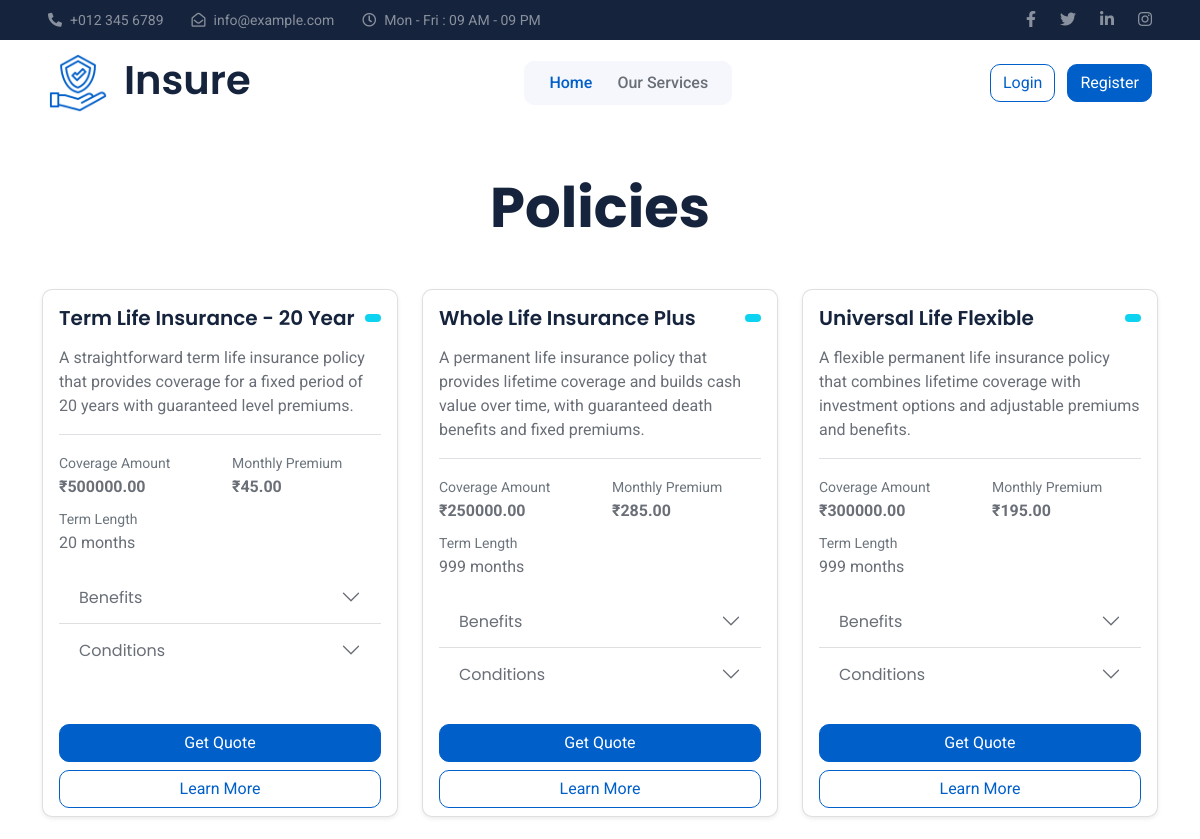
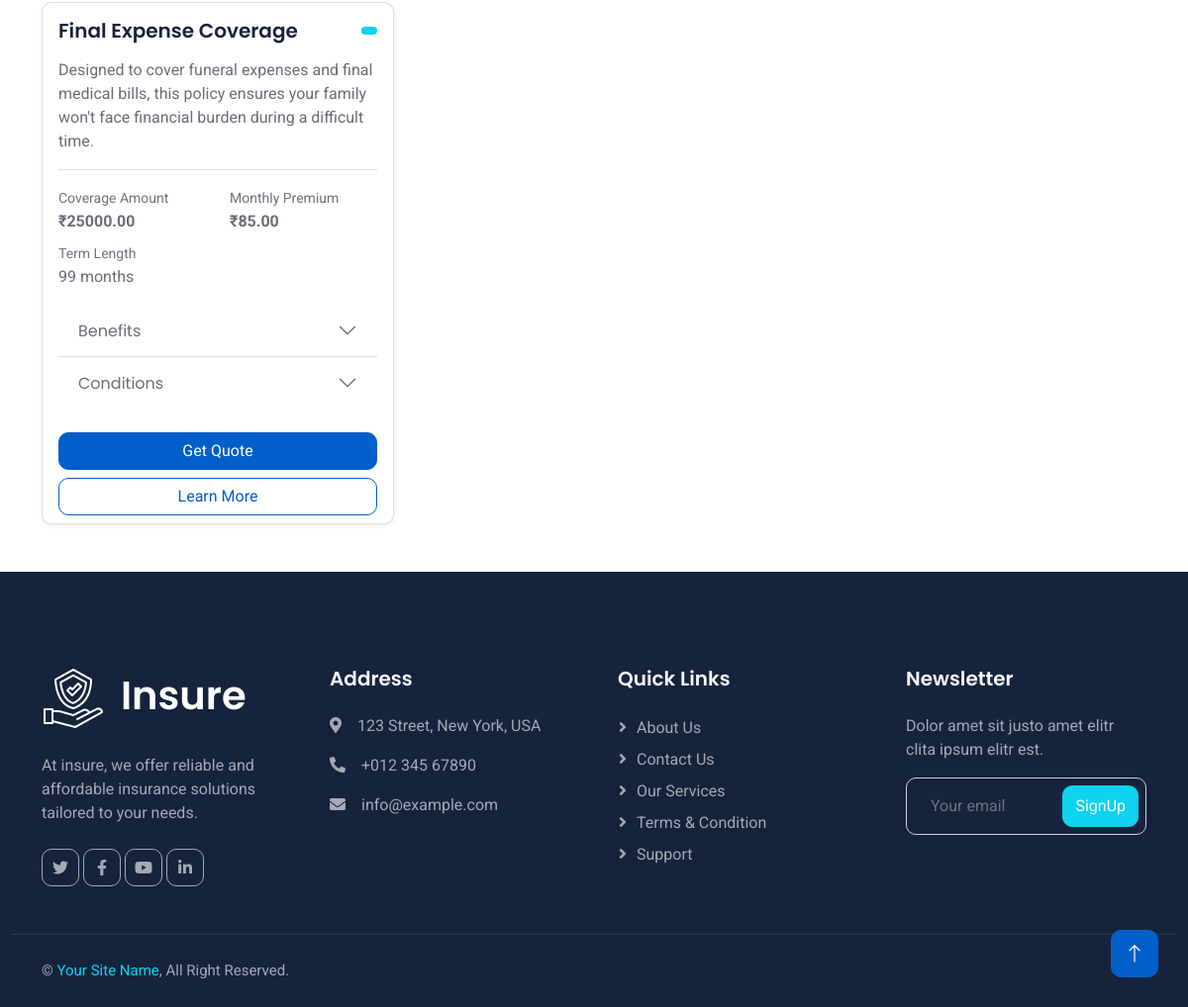
The app's page /policy/list/1/ with its own data (2 pictures, top to bottom).
### web/models.py (models this page shows, shortened)
class InsurancePolicy(models.Model):
    POLICY_STATUS_CHOICES = [
        ('active', 'Active'),
        ('processed', 'Processed'),
        ('expired', 'Expired'),
        ('cancelled', 'Cancelled'),
        ('pending', 'Pending Approval')
    ]
    name = models.CharField(max_length=200)
    category = models.ForeignKey(InsuranceCategory, on_delete=models.CASCADE)
    description = models.TextField()
    coverage_amount = models.DecimalField(max_digits=12, decimal_places=2)
    premium_amount = models.DecimalField(max_digits=10, decimal_places=2)
    term_length = models.IntegerField(help_text="Term length in months")
    benefits = models.TextField()
    conditions = models.TextField()
    is_active = models.BooleanField(default=True)
    created_at = models.DateTimeField(auto_now_add=True)
    updated_at = models.DateTimeField(auto_now=True)
    class Meta:
        verbose_name_plural = "Insurance Policies"

### web/views.py (the view)
# urls.py: path('policy/list/<int:pk>/',policy_list,name='policy_list'),
def policy_list(request,pk):
    ins = InsuranceCategory.objects.get(id=pk)
    ins_p = InsurancePolicy.objects.filter(category=ins)
    return render(request,'plicylist.html',{'policies':ins_p})

### web/context_processors.py (called while the page is built, shortened)
def notifications(request):
    return {
        'notifications': [],
        'unread_notifications_count': 0,
    }

### web/templates/plicylist.html (shortened to what this page needs)
{% extends 'base.html' %}
{% load static %}
{% block content %}
<div class="container mt-5">
    <div class="text-center mb-5">
        <h1 class="display-4">{{ category.name }} Policies</h1>
    </div>
    <div class="row row-cols-1 row-cols-md-2 row-cols-lg-3 g-4">
        {% for policy in policies %}
        <div class="col">
            <div class="card h-100 shadow-sm">
                <div class="card-body">
                    <div class="d-flex justify-content-between align-items-center mb-3">
                        <h5 class="card-title mb-0">{{ policy.name }}</h5>
                        <span class="badge {% if policy.status == 'active' %}bg-success{% else %}bg-secondary{% endif %}">
                        </span>
                    </div>
                    <p class="card-text">{{ policy.description|truncatewords:30 }}</p>
                    <div class="border-top pt-3 mt-3">
                        <div class="row mb-2">
                            <div class="col">
                                <small class="text-muted">Coverage Amount</small>
                                <p class="mb-0 fw-bold">₹{{ policy.coverage_amount|floatformat:2 }}</p>
                            </div>
                            <div class="col">
                                <small class="text-muted">Monthly Premium</small>
                                <p class="mb-0 fw-bold">₹{{ policy.premium_amount|floatformat:2 }}</p>
                            </div>
                        </div>
                        <div class="row mb-3">
                            <div class="col">
                                <small class="text-muted">Term Length</small>
                                <p class="mb-0">{{ policy.term_length }} months</p>
                            </div>
                        </div>
                    </div>
                    <div class="accordion accordion-flush" id="accordion-{{ policy.id }}">
                        <div class="accordion-item">
                            <h2 class="accordion-header">
                                <button class="accordion-button collapsed" type="button" data-bs-toggle="collapse"
                                    data-bs-target="#benefits-{{ policy.id }}">
                                    Benefits
                                </button>
                            </h2>
                        </div>
                        <div class="accordion-item">
                            <h2 class="accordion-header">
                                <button class="accordion-button collapsed" type="button" data-bs-toggle="collapse"
                                    data-bs-target="#conditions-{{ policy.id }}">
                                    Conditions
                                </button>
                            </h2>
                        </div>
                    </div>
                </div>
                <div class="card-footer bg-transparent border-top-0">
                    <div class="d-grid gap-2">
                        <a href="{% url 'policy_apply' policy.id %}" class="btn btn-primary">Get Quote</a>
                        <button class="btn btn-outline-primary" data-bs-toggle="modal"
                                data-bs-target="#policyModal-{{ policy.id }}">
                            Learn More
                        </button>
                    </div>
                </div>
            </div>
        </div>
        {% empty %}
        <div class="col-12">
            <div class="alert alert-info" role="alert">
                No policies are currently available for this category.
            </div>
        </div>
        {% endfor %}
    </div>
</div>
{% endblock %}

### static/css/style.css (style rules this page uses)
:root { --primary: #015FC9; --secondary: #0DD3F1; --light: #F6F7FC; --dark: #15233C; }
.btn { transition: .5s; }
.btn.btn-primary, .btn.btn-outline-primary:hover, .btn.btn-secondary, .btn.btn-outline-secondary:hover { color: #FFFFFF; }

### records on screen
InsurancePolicy: name "Term Life Insurance - 20 Year", description "A straightforward term life insurance policy that provides coverage for a fixed period of 20 years with guaranteed level premiums.", coverage_amount "500000.00", premium_amount "45.00", term_length "20"
InsurancePolicy: name "Whole Life Insurance Plus", description "A permanent life insurance policy that provides lifetime coverage and builds cash value over time, with guaranteed death benefits and fixed premiums.", coverage_amount "250000.00", premium_amount "285.00", term_length "999"
InsurancePolicy: name "Universal Life Flexible", description "A flexible permanent life insurance policy that combines lifetime coverage with investment options and adjustable premiums and benefits.", coverage_amount "300000.00", premium_amount "195.00", term_length "999"
InsurancePolicy: name "Final Expense Coverage", description "Designed to cover funeral expenses and final medical bills, this policy ensures your family won't face financial burden during a difficult time.", coverage_amount "25000.00", premium_amount "85.00", term_length "99"
